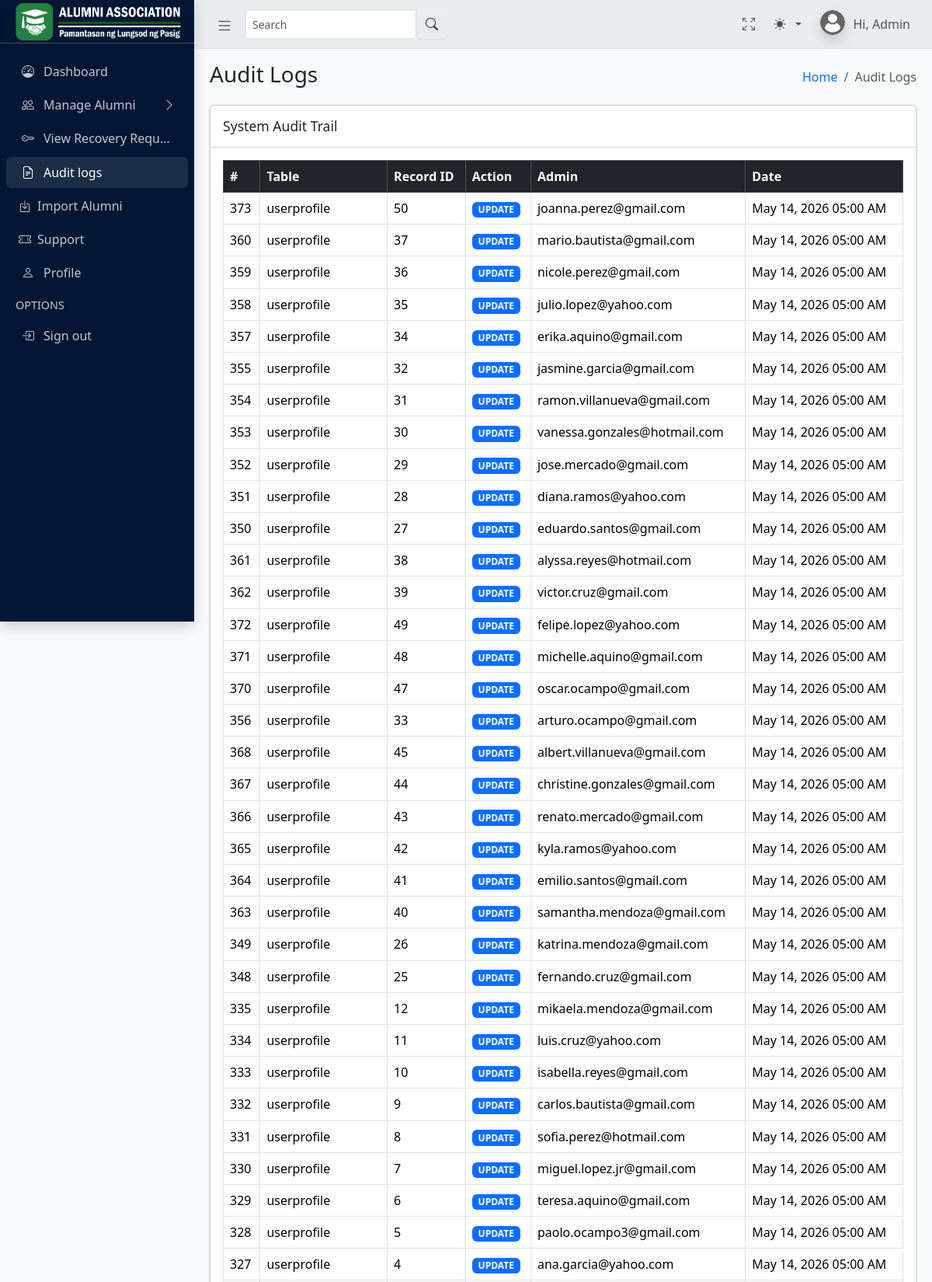
/admin/audit_logs.php (signed in, upper part), run on the app's committed database.
### tables this page shows
CREATE TABLE `audit_logs` (
  `log_id` int(11) NOT NULL AUTO_INCREMENT,
  `table_name` varchar(50) NOT NULL,
  `record_id` int(11) NOT NULL,
  `action_type` enum('INSERT','UPDATE','DELETE') NOT NULL,
  `user_id` int(11) DEFAULT NULL,
  `action_timestamp` timestamp NOT NULL DEFAULT current_timestamp(),
  PRIMARY KEY (`log_id`),
  KEY `user_id` (`user_id`),
  CONSTRAINT `audit_logs_ibfk_1` FOREIGN KEY (`user_id`) REFERENCES `users` (`id`) ON DELETE SET NULL
);

CREATE TABLE `users` (
  `id` int(11) NOT NULL AUTO_INCREMENT,
  `email` varchar(100) NOT NULL,
  `password` varchar(255) NOT NULL,
  `role` enum('alumni','admin') NOT NULL,
  `status` enum('active','pending','inactive') DEFAULT 'pending',
  `created_at` timestamp NOT NULL DEFAULT current_timestamp(),
  `twofa_secret` varchar(255) DEFAULT NULL,
  `twofa_enabled` tinyint(1) DEFAULT 0,
  `force_password_change` tinyint(1) DEFAULT 0,
  PRIMARY KEY (`id`),
  UNIQUE KEY `email` (`email`),
  KEY `idx_user_email` (`email`)
);

### admin/audit_logs.php (the view, shortened to what this page needs)
<?php
include("../backend/db_admin.php");
$sql = "
    SELECT
        a.*,
        u.email
    FROM audit_logs a
    LEFT JOIN users u
        ON a.user_id = u.id
    ORDER BY a.action_timestamp DESC
";
$result = $conn->query($sql);
?>
<!DOCTYPE html>
<html lang="en">
<head>
    <?php include('includes/global_styles.php'); ?>
</head>
<body class="layout-fixed sidebar-expand-lg bg-body-tertiary">
    <div class="app-wrapper">
        <?php
        include('includes/navbar.php');
        include('includes/sidebar.php');
        ?>
        <main class="app-main">
            <div class="app-content-header">
                <div class="container-fluid">
                    <div class="row">
                        <div class="col-sm-6">
                            <h3 class="mb-0">Audit Logs</h3>
                        </div>
                        <div class="col-sm-6">
                            <ol class="breadcrumb float-sm-end">
                                <li class="breadcrumb-item">
                                    <a href="dashboard.php">Home</a>
                                </li>
                                <li class="breadcrumb-item active">
                                    Audit Logs
                                </li>
                            </ol>
                        </div>
                    </div>
                </div>
            </div>
            <div class="app-content">
                <div class="container-fluid">
                    <div class="card">
                        <div class="card-header">
                            <h3 class="card-title">
                                System Audit Trail
                            </h3>
                        </div>
                        <div class="card-body table-responsive">
                            <table class="table table-bordered table-hover" id="table-data">
                                <thead class="table-dark">
                                    <tr>
                                        <th>#</th>
                                        <th>Table</th>
                                        <th>Record ID</th>
                                        <th>Action</th>
                                        <th>Admin</th>
                                        <th>Date</th>
                                    </tr>
                                </thead>
                                <tbody>
                                    <?php if ($result && $result->num_rows > 0): ?>
                                        <?php while ($row = $result->fetch_assoc()): ?>
                                            <tr>
                                                <td><?= $row['log_id']; ?></td>
                                                <td><?= htmlspecialchars($row['table_name']); ?></td>
                                                <td><?= $row['record_id']; ?></td>
                                                <td>
                                                    <?php
                                                    $badge = 'secondary';
                                                    if ($row['action_type'] == 'INSERT') {
                                                        $badge = 'success';
                                                    }
                                                    if ($row['action_type'] == 'UPDATE') {
                                                        $badge = 'primary';
                                                    }
                                                    ?>
                                                    <span class="badge bg-<?= $badge; ?>"><?= $row['action_type']; ?></span>
                                                </td>
                                                <td><?= htmlspecialchars($row['email'] ?? 'Unknown'); ?></td>
                                                <td><?= date("M d, Y h:i A", strtotime($row['action_timestamp'])); ?></td>
                                            </tr>
                                        <?php endwhile; ?>
                                    <?php else: ?>
                                        <tr>
                                            <td colspan="6" class="text-center">No audit logs found.</td>
                                        </tr>
                                    <?php endif; ?>
                                </tbody>
                            </table>
                        </div>
                    </div>
                </div>
            </div>
        </main>
        <?php include("includes/footer.php"); ?>
</body>
</html>

### data on the page
audit_logs: log_id "373", table_name "userprofile", record "50", action_type "UPDATE", user.email "joanna.perez@gmail.com", action_timestamp "May 14, 2026 05:00 AM"
audit_logs: log_id "360", table_name "userprofile", record "37", action_type "UPDATE", user.email "mario.bautista@gmail.com", action_timestamp "May 14, 2026 05:00 AM"
audit_logs: log_id "359", table_name "userprofile", record "36", action_type "UPDATE", user.email "nicole.perez@gmail.com", action_timestamp "May 14, 2026 05:00 AM"
audit_logs: log_id "358", table_name "userprofile", record "35", action_type "UPDATE", user.email "julio.lopez@yahoo.com", action_timestamp "May 14, 2026 05:00 AM"
audit_logs: log_id "357", table_name "userprofile", record "34", action_type "UPDATE", user.email "erika.aquino@gmail.com", action_timestamp "May 14, 2026 05:00 AM"
audit_logs: log_id "355", table_name "userprofile", record "32", action_type "UPDATE", user.email "jasmine.garcia@gmail.com", action_timestamp "May 14, 2026 05:00 AM"
audit_logs: log_id "354", table_name "userprofile", record "31", action_type "UPDATE", user.email "ramon.villanueva@gmail.com", action_timestamp "May 14, 2026 05:00 AM"
audit_logs: log_id "353", table_name "userprofile", record "30", action_type "UPDATE", user.email "vanessa.gonzales@hotmail.com", action_timestamp "May 14, 2026 05:00 AM"
audit_logs: log_id "352", table_name "userprofile", record "29", action_type "UPDATE", user.email "jose.mercado@gmail.com", action_timestamp "May 14, 2026 05:00 AM"
audit_logs: log_id "351", table_name "userprofile", record "28", action_type "UPDATE", user.email "diana.ramos@yahoo.com", action_timestamp "May 14, 2026 05:00 AM"
audit_logs: log_id "350", table_name "userprofile", record "27", action_type "UPDATE", user.email "eduardo.santos@gmail.com", action_timestamp "May 14, 2026 05:00 AM"
audit_logs: log_id "361", table_name "userprofile", record "38", action_type "UPDATE", user.email "alyssa.reyes@hotmail.com", action_timestamp "May 14, 2026 05:00 AM"
audit_logs: log_id "362", table_name "userprofile", record "39", action_type "UPDATE", user.email "victor.cruz@gmail.com", action_timestamp "May 14, 2026 05:00 AM"
audit_logs: log_id "372", table_name "userprofile", record "49", action_type "UPDATE", user.email "felipe.lopez@yahoo.com", action_timestamp "May 14, 2026 05:00 AM"
audit_logs: log_id "371", table_name "userprofile", record "48", action_type "UPDATE", user.email "michelle.aquino@gmail.com", action_timestamp "May 14, 2026 05:00 AM"
audit_logs: log_id "370", table_name "userprofile", record "47", action_type "UPDATE", user.email "oscar.ocampo@gmail.com", action_timestamp "May 14, 2026 05:00 AM"
audit_logs: log_id "356", table_name "userprofile", record "33", action_type "UPDATE", user.email "arturo.ocampo@gmail.com", action_timestamp "May 14, 2026 05:00 AM"
audit_logs: log_id "368", table_name "userprofile", record "45", action_type "UPDATE", user.email "albert.villanueva@gmail.com", action_timestamp "May 14, 2026 05:00 AM"
audit_logs: log_id "367", table_name "userprofile", record "44", action_type "UPDATE", user.email "christine.gonzales@gmail.com", action_timestamp "May 14, 2026 05:00 AM"
audit_logs: log_id "366", table_name "userprofile", record "43", action_type "UPDATE", user.email "renato.mercado@gmail.com", action_timestamp "May 14, 2026 05:00 AM"
audit_logs: log_id "365", table_name "userprofile", record "42", action_type "UPDATE", user.email "kyla.ramos@yahoo.com", action_timestamp "May 14, 2026 05:00 AM"
audit_logs: log_id "364", table_name "userprofile", record "41", action_type "UPDATE", user.email "emilio.santos@gmail.com", action_timestamp "May 14, 2026 05:00 AM"
audit_logs: log_id "363", table_name "userprofile", record "40", action_type "UPDATE", user.email "samantha.mendoza@gmail.com", action_timestamp "May 14, 2026 05:00 AM"
audit_logs: log_id "349", table_name "userprofile", record "26", action_type "UPDATE", user.email "katrina.mendoza@gmail.com", action_timestamp "May 14, 2026 05:00 AM"
audit_logs: log_id "348", table_name "userprofile", record "25", action_type "UPDATE", user.email "fernando.cruz@gmail.com", action_timestamp "May 14, 2026 05:00 AM"
audit_logs: log_id "335", table_name "userprofile", record "12", action_type "UPDATE", user.email "mikaela.mendoza@gmail.com", action_timestamp "May 14, 2026 05:00 AM"
audit_logs: log_id "334", table_name "userprofile", record "11", action_type "UPDATE", user.email "luis.cruz@yahoo.com", action_timestamp "May 14, 2026 05:00 AM"
audit_logs: log_id "333", table_name "userprofile", record "10", action_type "UPDATE", user.email "isabella.reyes@gmail.com", action_timestamp "May 14, 2026 05:00 AM"
audit_logs: log_id "332", table_name "userprofile", record "9", action_type "UPDATE", user.email "carlos.bautista@gmail.com", action_timestamp "May 14, 2026 05:00 AM"
audit_logs: log_id "331", table_name "userprofile", record "8", action_type "UPDATE", user.email "sofia.perez@hotmail.com", action_timestamp "May 14, 2026 05:00 AM"
audit_logs: log_id "330", table_name "userprofile", record "7", action_type "UPDATE", user.email "miguel.lopez.jr@gmail.com", action_timestamp "May 14, 2026 05:00 AM"
audit_logs: log_id "329", table_name "userprofile", record "6", action_type "UPDATE", user.email "teresa.aquino@gmail.com", action_timestamp "May 14, 2026 05:00 AM"
audit_logs: log_id "328", table_name "userprofile", record "5", action_type "UPDATE", user.email "paolo.ocampo3@gmail.com", action_timestamp "May 14, 2026 05:00 AM"
audit_logs: log_id "327", table_name "userprofile", record "4", action_type "UPDATE", user.email "ana.garcia@yahoo.com", action_timestamp "May 14, 2026 05:00 AM"
